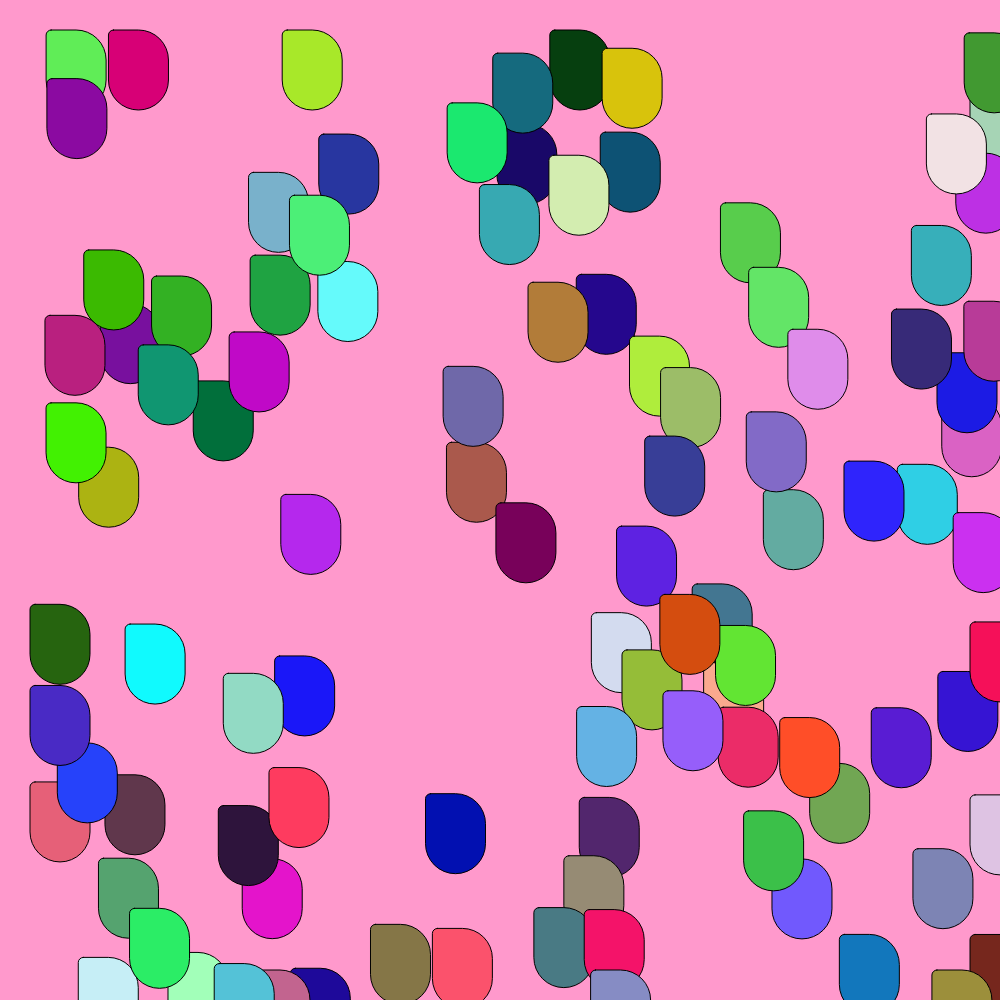
Frame 1 (no input)
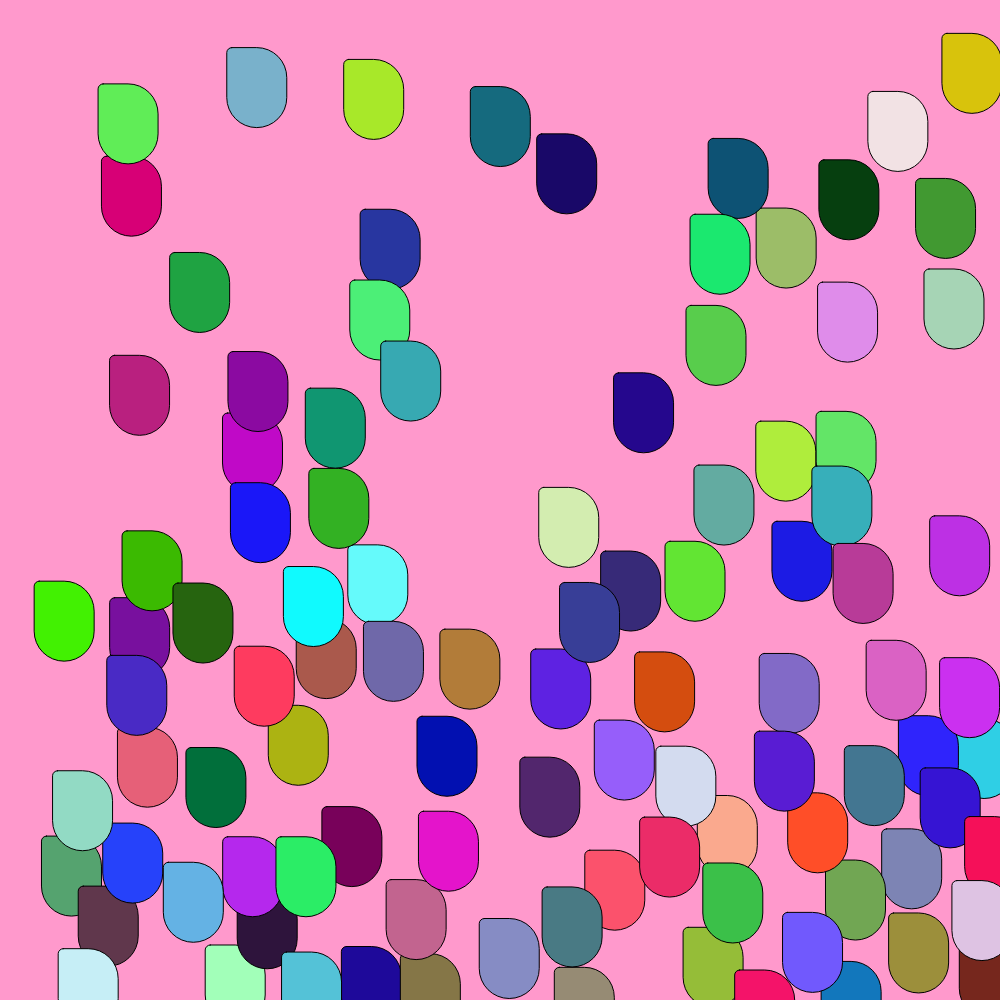
Frame 60 (no input)
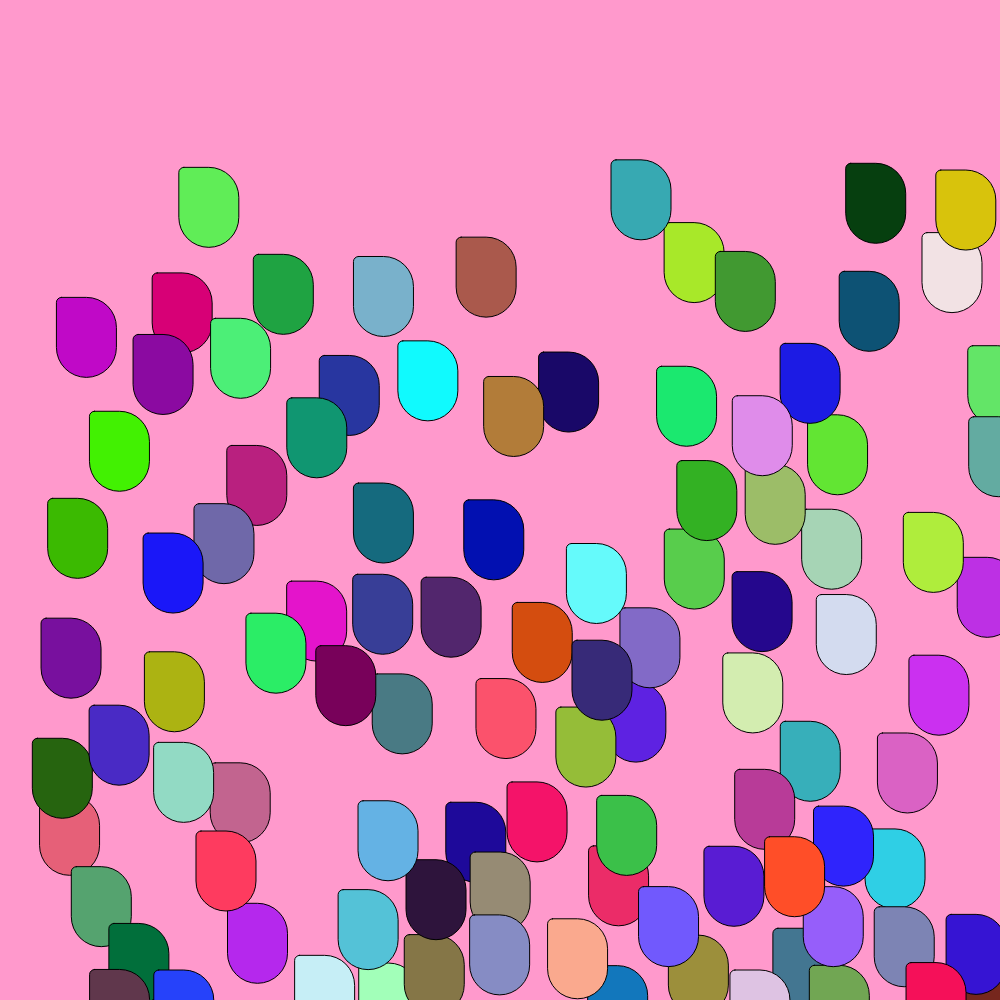
Frame 120 (the mouse pressed at the canvas centre since frame 60)

The p5.js sketch that drew these frames (run headless with seeded random() and noise() and a simulated clock; from frame 60 on, the mouse is pressed at the canvas centre):

// p5.js sketch
// ── sketch.js
class Ball {
  constructor(pos, vel, radius, color) {
    this.pos = pos;
    this.vel = vel;
    this.radius = radius;
    this.color = color;
  }
  collide(other) {
    if (other == this) {
      return;
    }
    let relative = p5.Vector.sub(other.pos, this.pos);
    let dist = relative.mag() - (this.radius + other.radius);
    if (dist < 0) {
      let movement = relative.copy().setMag(abs(dist/2));
      this.pos.sub(movement);
      other.pos.add(movement);
      
      let thisToOtherNormal = relative.copy().normalize();
      let approachSpeed = this.vel.dot(thisToOtherNormal) + -other.vel.dot(thisToOtherNormal);
      let approachVector = thisToOtherNormal.copy().setMag(approachSpeed);
      this.vel.sub(approachVector);
      other.vel.add(approachVector);
    }
  }
  move() {
    this.vel.y += 0.1;
    this.pos.add(this.vel);
    if (this.pos.x < this.radius) {
      this.pos.x = this.radius;
      this.vel.x = -this.vel.x;
    }
    if (this.pos.x > width-this.radius) {
      this.pos.x = width-this.radius;
      this.vel.x = -this.vel.x;
    }
    if (this.pos.y < this.radius) {
      this.pos.y = this.radius;
      this.vel.y = -this.vel.y;
    }
    if (this.pos.y > height-this.radius) {
      this.pos.y = height-this.radius;
      this.vel.y = -this.vel.y;
    }
  }
  render() {
    fill(this.color);
    rect (this.pos.x, this.pos.y, this.radius*2, 80, 5, 500, 300 );
  }
}

let balls = [];

function setup() {
  createCanvas(1000, 1000);
  for (i = 0; i < 100; i++) {
    balls.push(new Ball(
      createVector(random(width),random(height)),
      p5.Vector.random2D().mult(random(10)),
      30,
      color(random(255),random(255),random(255))
    ));
  }
}

function draw() {
  background(255,153,204);
  
  for(let i = 0; i < balls.length; i++) {
    for(let j = 0; j < i; j++) {
      balls[i].collide(balls[j]);
    }
  }
  
  for(let i = 0; i < balls.length; i++) {
    balls[i].move();
    balls[i].render();
  }
}
